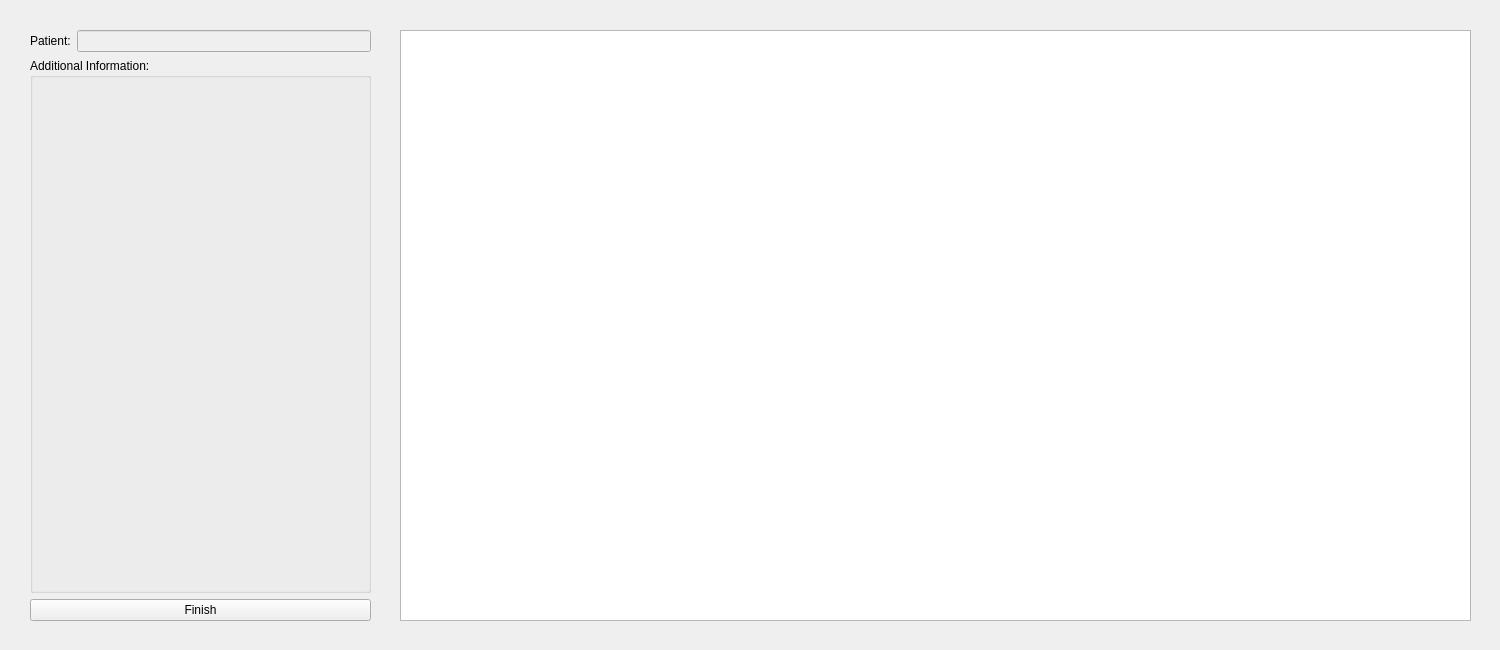
<?xml version="1.0" encoding="UTF-8"?>
<ui version="4.0">
 <class>Form</class>
 <widget class="QWidget" name="Form">
  <property name="geometry">
   <rect>
    <x>0</x>
    <y>0</y>
    <width>1500</width>
    <height>650</height>
   </rect>
  </property>
  <property name="windowTitle">
   <string>Form</string>
  </property>
  <widget class="QTableWidget" name="tableWidget">
   <property name="geometry">
    <rect>
     <x>400</x>
     <y>30</y>
     <width>1071</width>
     <height>591</height>
    </rect>
   </property>
  </widget>
  <widget class="QWidget" name="verticalLayoutWidget">
   <property name="geometry">
    <rect>
     <x>30</x>
     <y>30</y>
     <width>341</width>
     <height>591</height>
    </rect>
   </property>
   <layout class="QVBoxLayout" name="verticalLayout">
    <item>
     <layout class="QHBoxLayout" name="horizontalLayout">
      <item>
       <widget class="QLabel" name="label">
        <property name="text">
         <string>Patient:</string>
        </property>
       </widget>
      </item>
      <item>
       <widget class="QLineEdit" name="patient_name">
        <property name="enabled">
         <bool>false</bool>
        </property>
       </widget>
      </item>
     </layout>
    </item>
    <item>
     <widget class="QGroupBox" name="groupBox">
      <property name="title">
       <string>Additional Information:</string>
      </property>
     </widget>
    </item>
    <item>
     <widget class="QPushButton" name="btn_finish">
      <property name="text">
       <string>Finish</string>
      </property>
     </widget>
    </item>
   </layout>
  </widget>
 </widget>
 <resources/>
 <connections/>
</ui>
